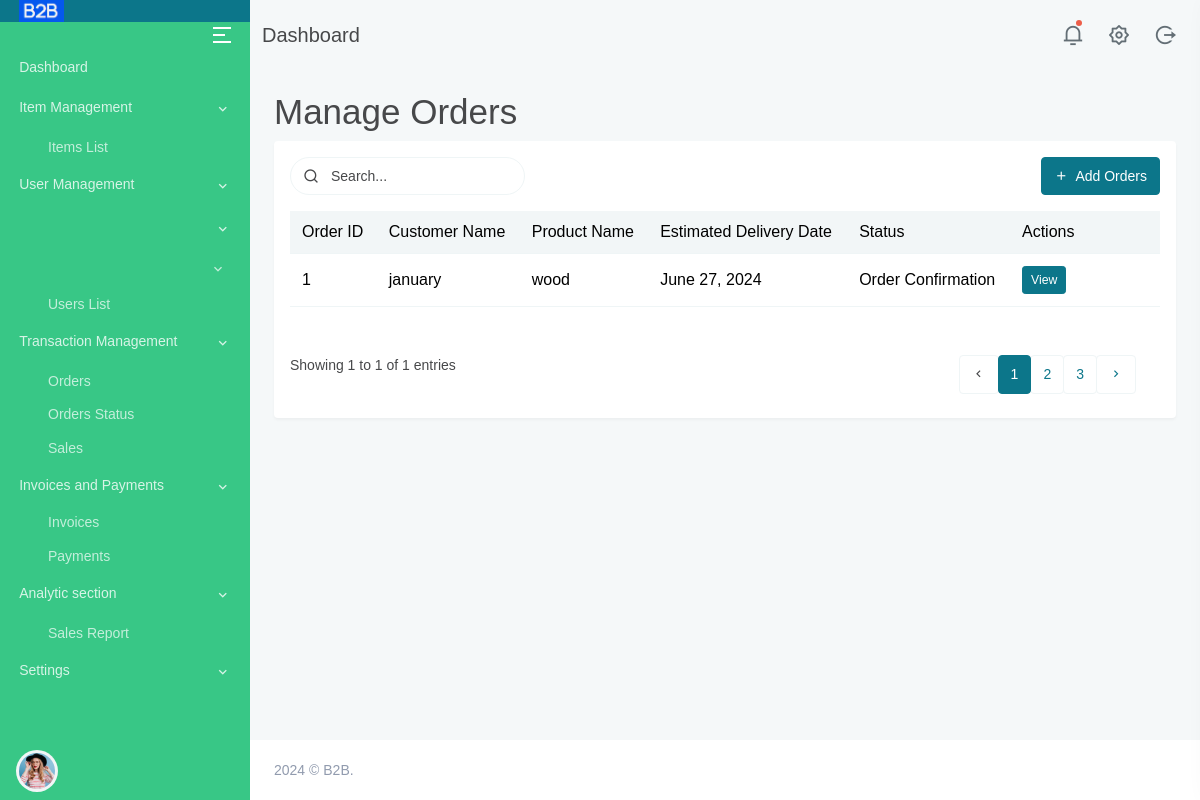
Screenshot of /orders/ with the database file from the repository.
### main/models.py (models this page shows, shortened)
class Order(models.Model):
    STATUS_CHOICES = [
        ('confirmed', 'Order Confirmation'),
        ('shipped', 'Order Shipment'),
        ('estimated_delivery', 'Estimated Delivery Time'),
        ('delivered', 'Delivery Update Feedback Request'),
    ]
    customer_name = models.CharField(max_length=100)
    product_name = models.CharField(max_length=100)
    status = models.CharField(max_length=20, choices=STATUS_CHOICES, default='confirmed')
    estimated_delivery_date = models.DateField(null=True, blank=True)

### main/views.py (the view)
# urls.py: path('orders/', views.manage_orders, name='orders'),
def manage_orders(request):
    orders = Order.objects.all()
    context = {
        'orders': orders
    }
    return render(request, 'orders.html', context)

### templates/orders.html (shortened to what this page needs)
﻿{% extends "base.html" %}
{% load static %}
{% block content %}
<div class="main-content">
    <div class="page-content">
        <div class="container-fluid">
            <h1>Manage Orders</h1>
            <div class="card">
                <div class="card-body">
                    <div class="row mb-2">
                        <div class="col-md-6">
                            <div class="form-inline float-md-start mb-3">
                                <div class="search-box me-2">
                                    <div class="position-relative">
                                        <input type="text" class="form-control border" placeholder="Search...">
                                        <i class="ri-search-line search-icon"></i>
                                    </div>
                                </div>
                            </div>
                        </div>
                        <div class="col-md-6">
                            <div class="mb-3 float-end">
                                <a href="{% url 'add_customer' %}" class="btn btn-primary">
                                    <i class="mdi mdi-plus me-1"></i> Add Orders
                                </a>
                            </div>
                        </div>
                    <div class="table-responsive mb-4">
                        <table class="table table-hover table-nowrap align-middle mb-0">
                            <thead class="bg-light">
                                <tr>
                                    <th scope="col">Order ID</th>
                                    <th scope="col">Customer Name</th>
                                    <th scope="col">Product Name</th>
                                    <th scope="col">Estimated Delivery Date</th>
                                    <th scope="col">Status</th>
                                    <th scope="col" style="width: 150px;">Actions</th>
                                </tr>
                            </thead>
                            <tbody>
                                {% for order in orders %}
                                <tr>
                                    <td>{{ order.id }}</td>
                                    <td>{{ order.customer_name }}</td>
                                    <td>{{ order.product_name }}</td>
                                    <td>{{ order.estimated_delivery_date }}</td>
                                    <td>{{ order.get_status_display }}</td>
                                    <td>
                                        <a href="{% url 'orders' %}" class="btn btn-primary btn-sm">View</a>
                                    </td>
                                </tr>
                                {% endfor %}
                            </tbody>
                        </table>
                    </div>
                    <div class="row mt-4">
                        <div class="col-sm-6">
                            <div>
                                <p class="mb-sm-0">Showing 1 to {{ orders|length }} of {{ orders|length }} entries</p>
                            </div>
                        </div>
                        <div class="col-sm-6">
                            <div class="float-sm-end">
                                <ul class="pagination mb-sm-0">
                                    <li class="page-item disabled">
                                        <a href="#" class="page-link"><i class="mdi mdi-chevron-left"></i></a>
                                    </li>
                                    <li class="page-item active">
                                        <a href="#" class="page-link">1</a>
                                    </li>
                                    <li class="page-item">
                                        <a href="#" class="page-link">2</a>
                                    </li>
                                    <li class="page-item">
                                        <a href="#" class="page-link">3</a>
                                    </li>
                                    <li class="page-item">
                                        <a href="#" class="page-link"><i class="mdi mdi-chevron-right"></i></a>
                                    </li>
                                </ul>
                            </div>
                        </div>
                    </div>
                </div>
            </div>
        </div>
    </div>
    <footer class="footer">
        <div class="container-fluid">
            <div class="row">
                <div class="col-sm-6">
                </div>
            </div>
        </div>
    </footer>
</div>
{% endblock %}

### rows the page displays
Order: id "1", customer_name "january", product_name "wood", estimated_delivery_date "June 27, 2024", status "Order Confirmation"

### other values shown
{{ orders|length }} "1"
